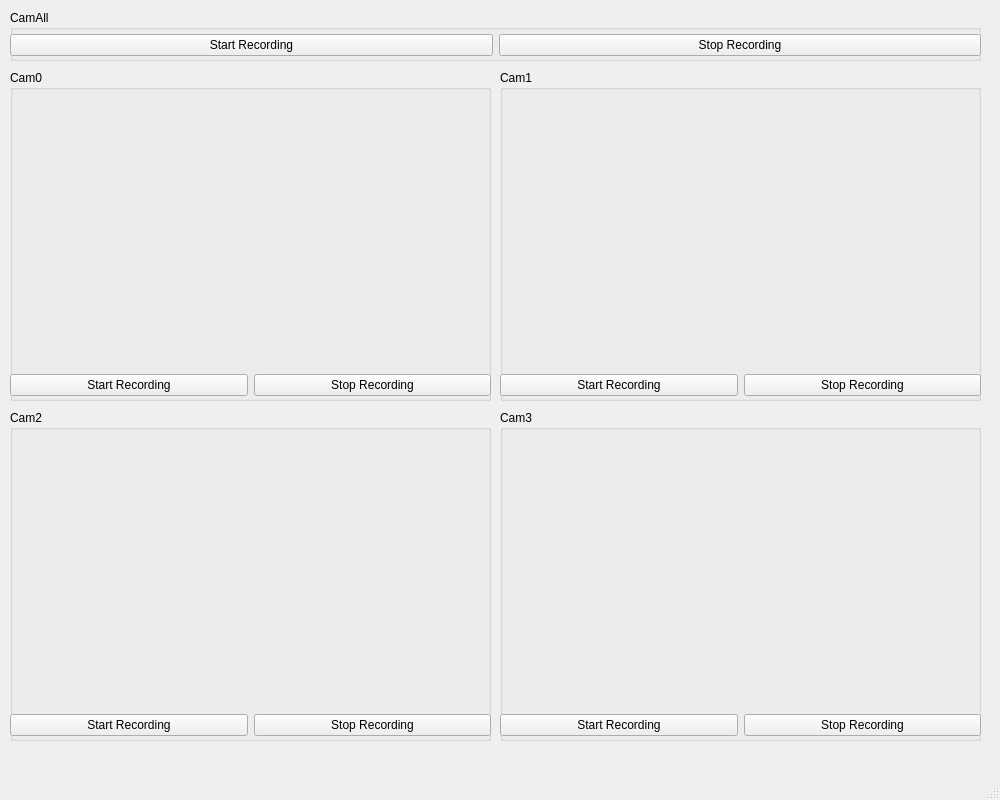
<?xml version="1.0" encoding="UTF-8"?>
<ui version="4.0">
 <class>MainWindow</class>
 <widget class="QMainWindow" name="MainWindow">
  <property name="geometry">
   <rect>
    <x>0</x>
    <y>0</y>
    <width>1000</width>
    <height>800</height>
   </rect>
  </property>
  <property name="windowTitle">
   <string>MainWindow</string>
  </property>
  <widget class="QWidget" name="centralwidget">
   <widget class="QGroupBox" name="CamAll">
    <property name="geometry">
     <rect>
      <x>10</x>
      <y>10</y>
      <width>971</width>
      <height>51</height>
     </rect>
    </property>
    <property name="title">
     <string>CamAll</string>
    </property>
    <widget class="QWidget" name="gridLayoutWidget">
     <property name="geometry">
      <rect>
       <x>0</x>
       <y>20</y>
       <width>971</width>
       <height>31</height>
      </rect>
     </property>
     <layout class="QGridLayout" name="gridLayoutAllButtons">
      <item row="0" column="1">
       <widget class="QPushButton" name="StopRecording">
        <property name="text">
         <string>Stop Recording</string>
        </property>
       </widget>
      </item>
      <item row="0" column="0">
       <widget class="QPushButton" name="StartRecording">
        <property name="text">
         <string>Start Recording</string>
        </property>
       </widget>
      </item>
     </layout>
    </widget>
   </widget>
   <widget class="QGroupBox" name="Cam0">
    <property name="geometry">
     <rect>
      <x>10</x>
      <y>70</y>
      <width>481</width>
      <height>331</height>
     </rect>
    </property>
    <property name="title">
     <string>Cam0</string>
    </property>
    <widget class="QWidget" name="gridLayoutWidget_2">
     <property name="geometry">
      <rect>
       <x>0</x>
       <y>20</y>
       <width>481</width>
       <height>281</height>
      </rect>
     </property>
     <layout class="QGridLayout" name="gridLayoutCam0Panel">
      <item row="0" column="0" colspan="2">
       <widget class="QWidget" name="Cam0Panel" native="true"/>
      </item>
     </layout>
    </widget>
    <widget class="QWidget" name="gridLayoutWidget_6">
     <property name="geometry">
      <rect>
       <x>0</x>
       <y>300</y>
       <width>481</width>
       <height>31</height>
      </rect>
     </property>
     <layout class="QGridLayout" name="gridLayoutCam0Buttons">
      <item row="0" column="0">
       <widget class="QPushButton" name="Cam0StartRecording">
        <property name="text">
         <string>Start Recording</string>
        </property>
       </widget>
      </item>
      <item row="0" column="1">
       <widget class="QPushButton" name="Cam0StopRecording">
        <property name="text">
         <string>Stop Recording</string>
        </property>
       </widget>
      </item>
     </layout>
    </widget>
   </widget>
   <widget class="QGroupBox" name="Cam1">
    <property name="geometry">
     <rect>
      <x>500</x>
      <y>70</y>
      <width>481</width>
      <height>331</height>
     </rect>
    </property>
    <property name="title">
     <string>Cam1</string>
    </property>
    <widget class="QWidget" name="gridLayoutWidget_3">
     <property name="geometry">
      <rect>
       <x>0</x>
       <y>20</y>
       <width>481</width>
       <height>281</height>
      </rect>
     </property>
     <layout class="QGridLayout" name="gridLayoutCam1Panel">
      <item row="0" column="0">
       <widget class="QWidget" name="Cam1Panel" native="true"/>
      </item>
     </layout>
    </widget>
    <widget class="QWidget" name="gridLayoutWidget_7">
     <property name="geometry">
      <rect>
       <x>0</x>
       <y>300</y>
       <width>481</width>
       <height>31</height>
      </rect>
     </property>
     <layout class="QGridLayout" name="gridLayoutCam1Buttons">
      <item row="0" column="0">
       <widget class="QPushButton" name="Cam1StartRecording">
        <property name="text">
         <string>Start Recording</string>
        </property>
       </widget>
      </item>
      <item row="0" column="1">
       <widget class="QPushButton" name="Cam1StopRecording">
        <property name="text">
         <string>Stop Recording</string>
        </property>
       </widget>
      </item>
     </layout>
    </widget>
   </widget>
   <widget class="QGroupBox" name="Cam2">
    <property name="geometry">
     <rect>
      <x>10</x>
      <y>410</y>
      <width>481</width>
      <height>331</height>
     </rect>
    </property>
    <property name="title">
     <string>Cam2</string>
    </property>
    <widget class="QWidget" name="gridLayoutWidget_4">
     <property name="geometry">
      <rect>
       <x>0</x>
       <y>20</y>
       <width>481</width>
       <height>281</height>
      </rect>
     </property>
     <layout class="QGridLayout" name="gridLayoutCam2Panel">
      <item row="0" column="0">
       <widget class="QWidget" name="Cam2Panel" native="true"/>
      </item>
     </layout>
    </widget>
    <widget class="QWidget" name="gridLayoutWidget_8">
     <property name="geometry">
      <rect>
       <x>0</x>
       <y>300</y>
       <width>481</width>
       <height>31</height>
      </rect>
     </property>
     <layout class="QGridLayout" name="gridLayoutCam2Buttons">
      <item row="0" column="0">
       <widget class="QPushButton" name="Cam2StartRecording">
        <property name="text">
         <string>Start Recording</string>
        </property>
       </widget>
      </item>
      <item row="0" column="1">
       <widget class="QPushButton" name="Cam2StopRecording">
        <property name="text">
         <string>Stop Recording</string>
        </property>
       </widget>
      </item>
     </layout>
    </widget>
   </widget>
   <widget class="QGroupBox" name="Cam3">
    <property name="geometry">
     <rect>
      <x>500</x>
      <y>410</y>
      <width>481</width>
      <height>331</height>
     </rect>
    </property>
    <property name="title">
     <string>Cam3</string>
    </property>
    <widget class="QWidget" name="gridLayoutWidget_5">
     <property name="geometry">
      <rect>
       <x>0</x>
       <y>20</y>
       <width>481</width>
       <height>281</height>
      </rect>
     </property>
     <layout class="QGridLayout" name="gridLayoutCam3Panel">
      <item row="0" column="0">
       <widget class="QWidget" name="Cam3Panel" native="true"/>
      </item>
     </layout>
    </widget>
    <widget class="QWidget" name="gridLayoutWidget_9">
     <property name="geometry">
      <rect>
       <x>0</x>
       <y>300</y>
       <width>481</width>
       <height>31</height>
      </rect>
     </property>
     <layout class="QGridLayout" name="gridLayoutCam3Buttons">
      <item row="0" column="0">
       <widget class="QPushButton" name="Cam3StartRecording">
        <property name="text">
         <string>Start Recording</string>
        </property>
       </widget>
      </item>
      <item row="0" column="1">
       <widget class="QPushButton" name="Cam3StopRecording">
        <property name="text">
         <string>Stop Recording</string>
        </property>
       </widget>
      </item>
     </layout>
    </widget>
   </widget>
  </widget>
  <widget class="QMenuBar" name="menubar">
   <property name="geometry">
    <rect>
     <x>0</x>
     <y>0</y>
     <width>1000</width>
     <height>21</height>
    </rect>
   </property>
  </widget>
  <widget class="QStatusBar" name="statusbar"/>
 </widget>
 <resources/>
 <connections/>
</ui>
